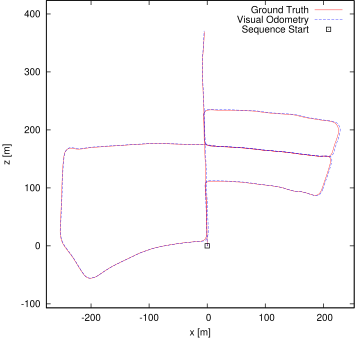

The script that drew this image:
set term postscript eps enhanced color
set output "05.eps"
set size ratio -1
set xrange [-277:253]
set yrange [-107:423]
set xlabel "x [m]"
set ylabel "z [m]"
plot "05.txt" using 1:2 lc rgb "#FF0000" title 'Ground Truth' w lines,"05.txt" using 3:4 lc rgb "#0000FF" title 'Visual Odometry' w lines,"< head -1 05.txt" using 1:2 lc rgb "#000000" pt 4 ps 1 lw 2 title 'Sequence Start' w points
